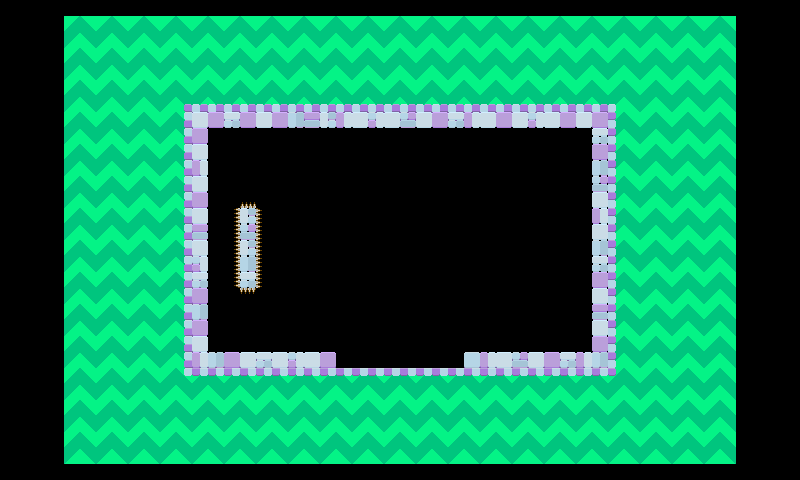

Rendered tile map (Tiled .tmx) drawn with the repository's tilesets; below, a short description and the map source with its tile grids summarised:
An orthogonal 50x30 tile map with 16x16 px tiles, 2 tile layers (Tile Layer 2, Tile Layer 1) and 7 objects (4x Refill, CueBubble).

<map version="1.10" tiledversion="1.11.0" orientation="orthogonal" renderorder="right-down" width="50" height="30" tilewidth="16" tileheight="16" infinite="0" nextlayerid="4" nextobjectid="40">
 <editorsettings>
  <export target="level4.lua" format="lua" />
 </editorsettings>
 <tileset firstgid="1" source="atlas.tsx" />
 <layer id="2" name="Tile Layer 2" width="50" height="30">
  <properties>
   <property name="IgnoreCollision" type="bool" value="true" />
  </properties>
  <data>[1500 cells, 818 non-empty, 8 distinct tile ids]</data>
 </layer>
 <layer id="1" name="Tile Layer 1" width="50" height="30">
  <data>[1500 cells, 177 non-empty, 22 distinct tile ids]</data>
 </layer>
 <objectgroup id="3" name="BubbleSpawn">
  <properties>
   <property name="Health" type="int" value="5" />
  </properties>
  <object id="3" name="CueBubble" gid="1" x="320" y="256" width="16" height="16">
   <properties>
    <property name="Health" type="int" value="8" />
   </properties>
  </object>
  <object id="15" gid="2" x="368" y="256" width="16" height="16">
   <properties>
    <property name="Health" type="int" value="6" />
   </properties>
  </object>
  <object id="25" name="Refill" gid="67" x="240" y="192" width="16" height="16" />
  <object id="35" gid="2" x="213.083" y="256.667" width="16" height="16">
   <properties>
    <property name="Health" type="int" value="6" />
   </properties>
  </object>
  <object id="37" name="Refill" gid="67" x="416" y="256" width="16" height="16" />
  <object id="38" name="Refill" gid="67" x="416" y="192" width="16" height="16" />
  <object id="39" name="Refill" gid="67" x="416" y="304" width="16" height="16" />
 </objectgroup>
</map>
